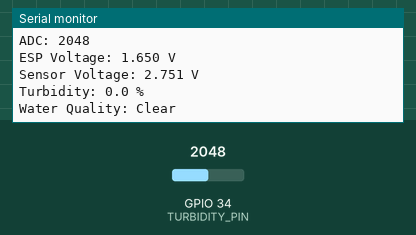
This sketch was run on a simulated ESP32. Shown: the last lines printed to the serial monitor. The inputs (shaded band) are chosen by the test bench; at power-on: GPIO 34 (TURBIDITY_PIN) = 2048 (analog values on the 0–4095 scale).

Above: at 1.2 s.
1.3 s: GPIO 34 (TURBIDITY_PIN) set to 1571
At 2.1 s:
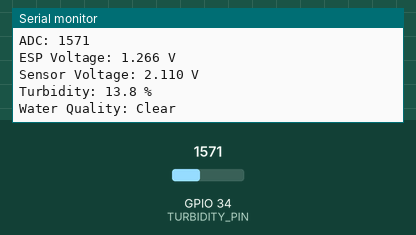
2.8 s: GPIO 34 (TURBIDITY_PIN) set to 1441
At 3.7 s:
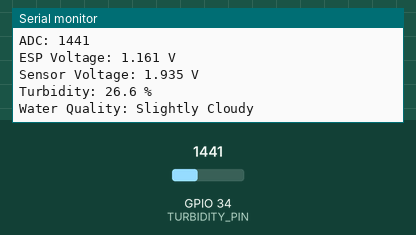
5.3 s: GPIO 34 (TURBIDITY_PIN) set to 1253
At 6.5 s:
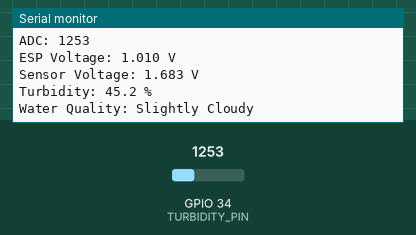
6.8 s: GPIO 34 (TURBIDITY_PIN) set to 1148
At 7.9 s:
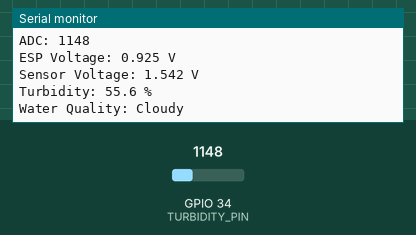
9.6 s: GPIO 34 (TURBIDITY_PIN) set to 964
At 10.8 s:
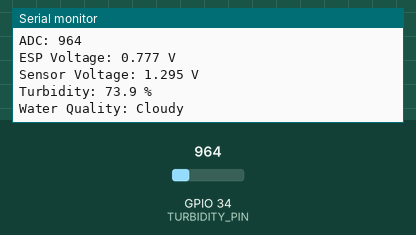
11.1 s: GPIO 34 (TURBIDITY_PIN) set to 837
At 12.3 s:
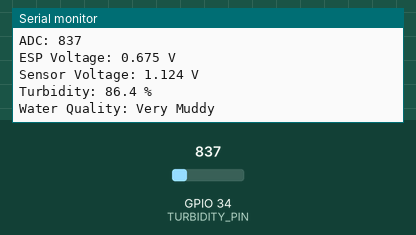
Timing chart, 0 to 14.1 s (numbered marks = the images above; inputs shaded):
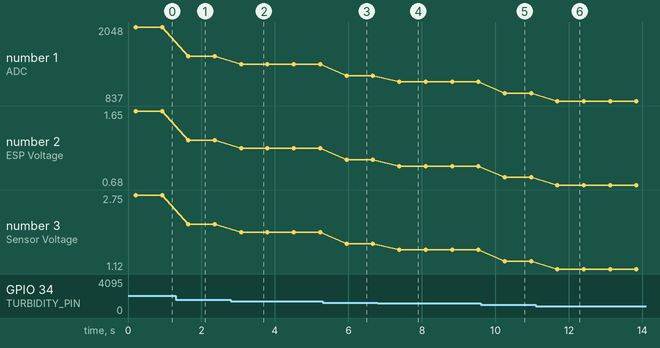

Measured:
- the behaviour switches between 1509 and 1508 on GPIO 34 (TURBIDITY_PIN) (found by bisection; images 1 and 2)
- the behaviour switches between 1206 and 1205 on GPIO 34 (TURBIDITY_PIN) (found by bisection; images 3 and 4)
- the behaviour switches between 903 and 902 on GPIO 34 (TURBIDITY_PIN) (found by bisection; images 5 and 6)
- after the input at 1.3 s, the serial monitor: prints a new line after 0.35 s (image 1)
- after the input at 2.8 s, the serial monitor: prints a new line after 0.28 s (image 2)
- after the input at 5.3 s, the serial monitor: prints a new line after 0.65 s (image 3)
- after the input at 6.8 s, the serial monitor: prints a new line after 0.59 s (image 4)
- after the input at 9.6 s, the serial monitor: prints a new line after 0.65 s (image 5)
- after the input at 11.1 s, the serial monitor: prints a new line after 0.59 s (image 6)

The sketch:

Turbidity.ino
```cpp
#define TURBIDITY_PIN 34

// ===== YOUR CALIBRATION =====
const int ADC_CLEAR = 1710;
const int ADC_DIRTY = 700;
// ============================

// Voltage divider: 22k (top, from sensor) + 33k (bottom, to GND)
// ratio = 33 / (22 + 33) = 0.6
// To reconstruct original sensor voltage: divide by ratio (i.e. multiply by 1/0.6)
#define DIVIDER_MULTIPLIER 1.6667

int readADC() {
  long sum = 0;

  for (int i = 0; i < 100; i++) {
    sum += analogRead(TURBIDITY_PIN);
    delay(2);
  }

  return sum / 100;
}

void setup() {
  Serial.begin(115200);

  analogReadResolution(12);
  analogSetPinAttenuation(TURBIDITY_PIN, ADC_11db);
}

void loop() {

  int adc = readADC();

  float espVoltage = adc * 3.3 / 4095.0;
  float sensorVoltage = espVoltage * DIVIDER_MULTIPLIER;

  // Map your ADC values to 0-100%
  float turbidity = (float)(ADC_CLEAR - adc) * 100.0 /
                    (ADC_CLEAR - ADC_DIRTY);

  turbidity = constrain(turbidity, 0, 100);

  Serial.println("-----------------------------");
  Serial.print("ADC: ");
  Serial.println(adc);

  Serial.print("ESP Voltage: ");
  Serial.print(espVoltage, 3);
  Serial.println(" V");

  Serial.print("Sensor Voltage: ");
  Serial.print(sensorVoltage, 3);
  Serial.println(" V");

  Serial.print("Turbidity: ");
  Serial.print(turbidity, 1);
  Serial.println(" %");

  if (turbidity < 20)
    Serial.println("Water Quality: Clear");
  else if (turbidity < 50)
    Serial.println("Water Quality: Slightly Cloudy");
  else if (turbidity < 80)
    Serial.println("Water Quality: Cloudy");
  else
    Serial.println("Water Quality: Very Muddy");

  delay(500);
}
```
